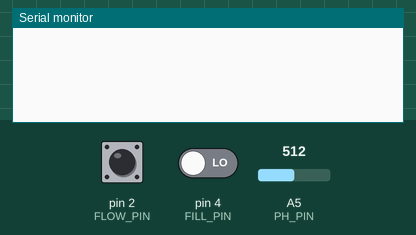
Simulated run of this sketch. Board: Arduino Uno, built with avr-gcc and run on an emulated ATmega328P. Parts: the last lines printed to the serial monitor. Inputs (shaded band) come from the test bench; at power-on: A5 (PH_PIN) = 512, pin 2 (FLOW_PIN) HIGH, pin 4 (FILL_PIN) LOW.

Above: at 1.2 s.
1.3 s: A5 (PH_PIN) set to 716
At 6.2 s:
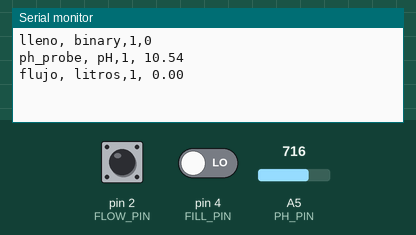
6.5 s: pin 2 (FLOW_PIN) pulled LOW for 0.15 s
8.1 s: pin 4 (FILL_PIN) driven HIGH
9.6 s: pin 2 (FLOW_PIN) pulled LOW for 1 s
At 11.5 s:
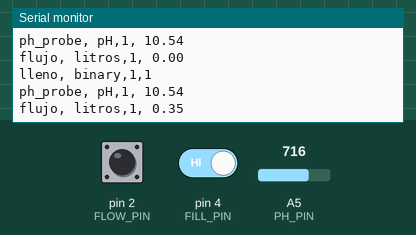

The sketch:

jardin_hidroponia.ino
```cpp
#define FILL_PIN 4
#define FLOW_PIN 2
#define PH_PIN 5


volatile uint16_t pulses = 0;
volatile uint8_t lastflowpinstate;
volatile uint32_t lastflowratetimer = 0;
volatile float flowrate;
unsigned long time_send;


// Interrupt is called once a millisecond, looks for any pulses from the sensor!
SIGNAL(TIMER0_COMPA_vect) {
  uint8_t x = digitalRead(FLOW_PIN);
  if (x == lastflowpinstate) {
    lastflowratetimer++;
    return; // nothing changed!
  }

  if (x == HIGH) {
    //low to high transition!
    pulses++;
  }
  lastflowpinstate = x;
  flowrate = 1000.0;
  flowrate /= lastflowratetimer;  // in hertz
  lastflowratetimer = 0;
}

void useInterrupt(boolean v) {
  if (v) {
    // Timer0 is already used for millis() - we'll just interrupt somewhere
    // in the middle and call the "Compare A" function above
    OCR0A = 0xAF;
    TIMSK0 |= _BV(OCIE0A);
  } else {
    // do not call the interrupt function COMPA anymore
    TIMSK0 &= ~_BV(OCIE0A);
  }
}


void setup(void)
{
  Serial.begin(9600);
  pinMode(FLOW_PIN, INPUT);
  digitalWrite(FLOW_PIN, HIGH);
  lastflowpinstate = digitalRead(FLOW_PIN);
  useInterrupt(true);
  time_send = millis();

}

void loop(void)
{
     if(abs(millis() - time_send) > 5000){
        time_send = millis();
        int fill_read = digitalRead(FILL_PIN);
        int ph_analog = analogRead(PH_PIN);
        float ph_read = 4.0 + ((float)ph_analog - 284.0)*0.01515;
        //flowrate
        Serial.print("lleno, binary,1,");
        Serial.println(fill_read);
        Serial.print("ph_probe, pH,1, ");
        Serial.println(ph_read);
        Serial.print("flujo, litros,1, ");
        Serial.println(flowrate);
     }
}
```

Measured:
- after the input at 1.3 s, the serial monitor: prints a new line after 3.7 s (image 1)
- after the input at 9.6 s, the serial monitor: prints a new line after 0.45 s (image 2)
